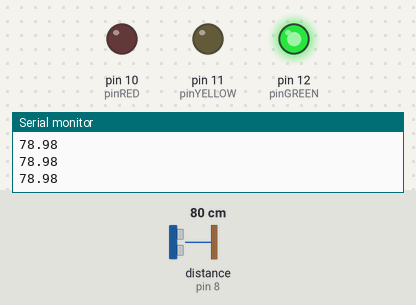
Simulated run of this sketch. Board: Arduino Uno, built with avr-gcc and run on an emulated ATmega328P. Shown: output pins drawn as LEDs (lit = HIGH), the last lines printed to the serial monitor. Wiring (inferred from the names in the program): ultrasonic range finder: trigger pin 9; echo pin 8. The inputs (shaded band) are chosen by the test bench; at power-on: distance to the obstacle (sensor on pin 8) 80 cm. The echo pulse lasts 58.3 µs per cm; pins used as bus, display or sensor lines are not drawn.

Above: at 2.2 s.
2.3 s: distance to the obstacle (sensor on pin 8) set to 55 cm
3.8 s: distance to the obstacle (sensor on pin 8) set to 47 cm
At 4.5 s:
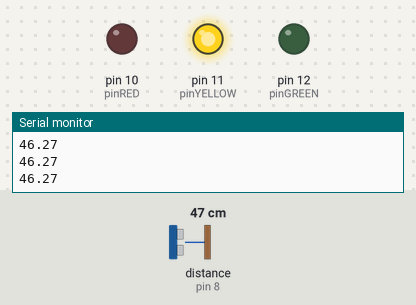
5.3 s: distance to the obstacle (sensor on pin 8) set to 18 cm
6.8 s: distance to the obstacle (sensor on pin 8) set to 13 cm
At 7.6 s:
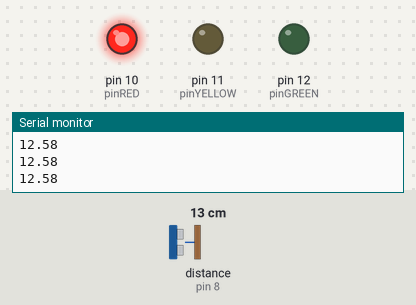
8.3 s: distance to the obstacle (sensor on pin 8) set to 35 cm
At 8.8 s:
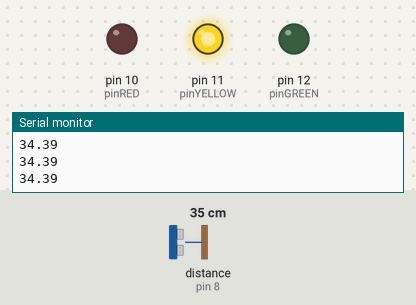
9.8 s: distance to the obstacle (sensor on pin 8) set to 2 cm
At 11.2 s:
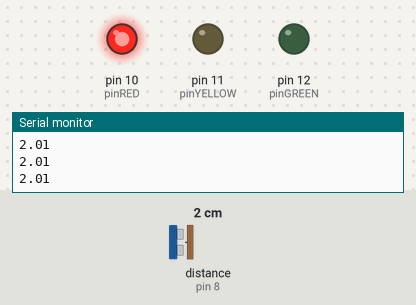
Timing chart, 0 to 12.3 s (numbered marks = the images above; inputs shaded):
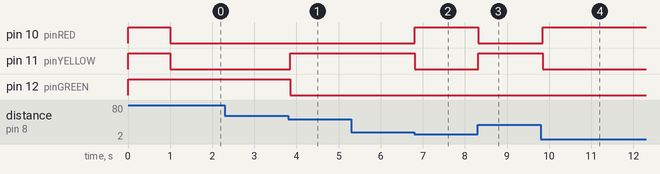

The sketch:

Parking.ino
```cpp
// list of digital pins
const uint8_t pinECHO  = 8;
const uint8_t pinTRG   = 9;
const uint8_t pinRED   = 10;
const uint8_t pinYELLOW= 11;
const uint8_t pinGREEN = 12;

double getDistanceCm()
{
  // pulse TRG for 10 us
  digitalWrite(pinTRG, HIGH);
  delayMicroseconds(10);
  digitalWrite(pinTRG, LOW);
  // read echo time
  unsigned long echoTime = pulseIn(pinECHO, HIGH);
  return 100. * echoTime * 340.*1e-6 / 2.;
}

void operateTrafficLight(double dist,double distDangerCm, double distWarnCm)
{
  if( dist < distDangerCm )
    digitalWrite(pinRED, HIGH);
  else
    digitalWrite(pinRED, LOW);

  if( dist > distDangerCm && dist < distWarnCm )
    digitalWrite(pinYELLOW, HIGH);
  else
    digitalWrite(pinYELLOW, LOW);

  if( dist > distWarnCm )
    digitalWrite(pinGREEN, HIGH);
  else
    digitalWrite(pinGREEN, LOW);
}

void setup() {
  Serial.begin(9800);
  // set distance sensor pins
  pinMode(pinECHO, INPUT);
  pinMode(pinTRG, OUTPUT);
  digitalWrite(pinTRG,LOW);
  // set LED pins as output
  pinMode(pinRED, OUTPUT);
  pinMode(pinYELLOW, OUTPUT);
  pinMode(pinGREEN, OUTPUT);

  // turn LEDs all on, wait 1s, then off
  digitalWrite(pinRED, HIGH);
  digitalWrite(pinYELLOW, HIGH);
  digitalWrite(pinGREEN, HIGH);
  delay(1000);
  digitalWrite(pinRED, LOW);
  digitalWrite(pinYELLOW, LOW);
  digitalWrite(pinGREEN, LOW);
}

void loop() {
  double distCm = getDistanceCm();
  Serial.println( distCm );
  operateTrafficLight( distCm, 15.0, 50.0 );
  delay(50);

}
```

Measured:
- the behaviour switches between 51 and 50 cm on distance to the obstacle (sensor on pin 8) (found by bisection; images 0 and 1)
- the behaviour switches between 16 and 15 cm on distance to the obstacle (sensor on pin 8) (found by bisection; images 1 and 2)
- after the input at 3.8 s, pin 11 (pinYELLOW): LOW → HIGH after 0.06 s; pin 12 (pinGREEN): HIGH → LOW after 0.06 s
- after the input at 6.8 s, pin 10 (pinRED): LOW → HIGH at once; pin 11 (pinYELLOW): HIGH → LOW at once
- after the input at 8.3 s, pin 10 (pinRED): HIGH → LOW at once; pin 11 (pinYELLOW): LOW → HIGH at once
- after the input at 9.8 s, pin 10 (pinRED): LOW → HIGH after 0.05 s; pin 11 (pinYELLOW): HIGH → LOW after 0.05 s
